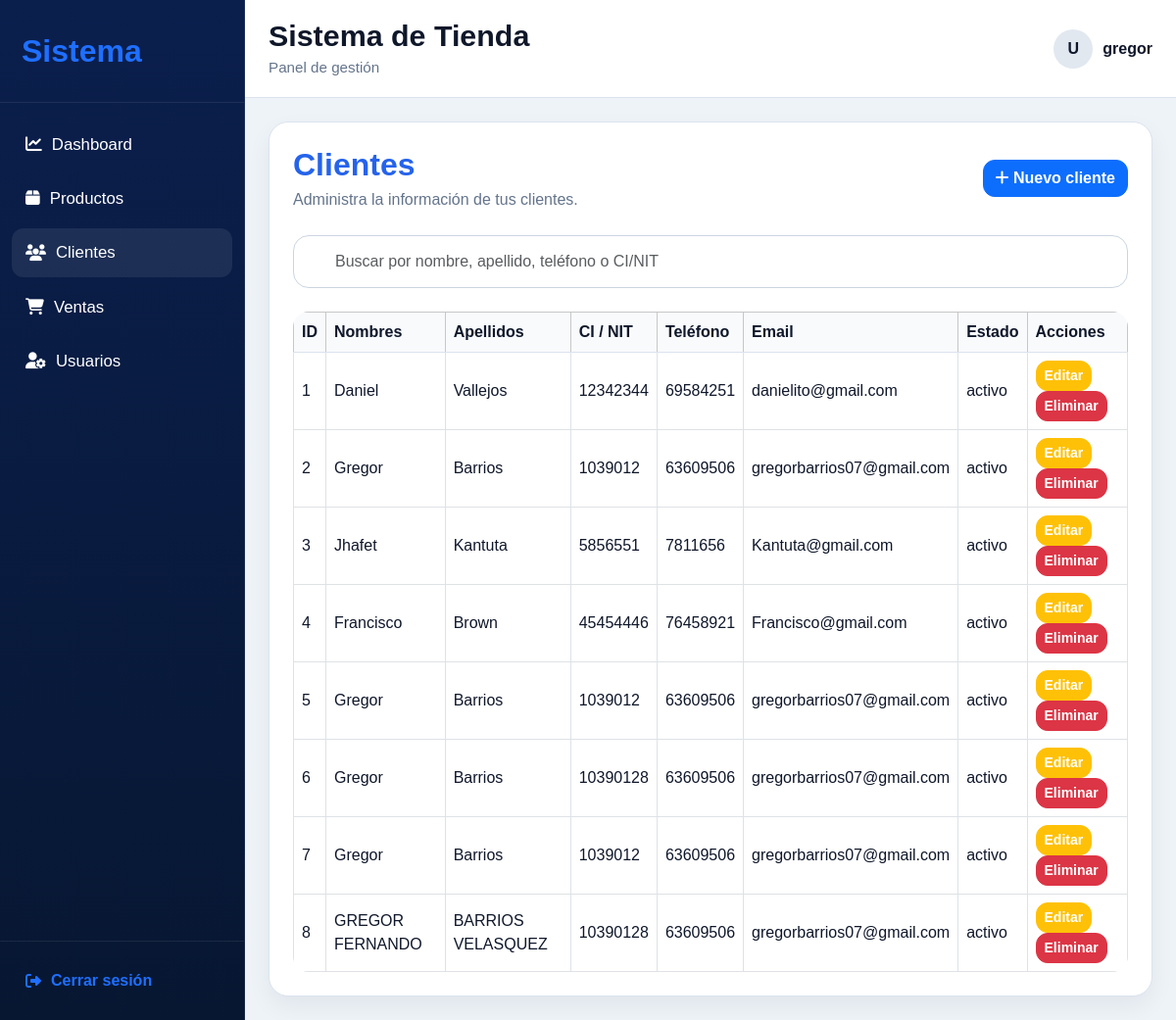
Screenshot of /tienda/clientes/ (signed in) with the database file from the repository.
### tienda/models.py (models this page shows, shortened)
class Cliente(models.Model):
    user = models.OneToOneField(User, on_delete=models.SET_NULL, null=True, blank=True)
    nombres = models.CharField(max_length=100)
    apellidos = models.CharField(max_length=100)
    ci_nit = models.CharField(max_length=30)
    telefono = models.CharField(max_length=30)
    email = models.EmailField(blank=True)
    direccion = models.TextField(blank=True)
    estado = models.CharField(max_length=20, default='activo')

### tienda/views.py (the view, shortened to what this page needs)
# urls.py: path('clientes/', views.clientes_list, name='clientes_list'),
@login_required
@user_passes_test(es_staff_o_superuser)
def clientes_list(request):
    q = request.GET.get('q', '').strip()
    clientes = Cliente.objects.all().order_by('id')
    if request.headers.get('x-requested-with') == 'XMLHttpRequest':
        return render(request, 'tienda/partials/clientes_table.html', {
            'clientes': clientes
        })
    return render(request, 'tienda/clientes_list.html', {
        'clientes': clientes,
        'q': q,
    })

### tienda/views.py (called while the page is built)
def es_staff_o_superuser(user):
    if not user.is_authenticated:
        return False
    if user.is_superuser or user.is_staff:
        return True
    if hasattr(user, 'perfil'):
        return user.perfil.rol in ['superuser', 'staff']
    return False

### templates/tienda/clientes_list.html (shortened to what this page needs)
{% extends 'base.html' %}
{% block content %}
<div class="page-card">
    <div class="d-flex justify-content-between align-items-center flex-wrap gap-3 mb-4">
        <div>
            <h2 class="section-title mb-1">Clientes</h2>
            <p class="section-subtitle mb-0">Administra la información de tus clientes.</p>
        </div>
        {% if user.is_superuser %}
        <a href="{% url 'cliente_create' %}" class="btn btn-primary">
            <i class="fa-solid fa-plus"></i> Nuevo cliente
        </a>
        {% endif %}
    </div>
    <form method="get" class="mb-4">
        <input
            type="text"
            name="q"
            id="clientes-search"
            value="{{ q }}"
            placeholder="Buscar por nombre, apellido, teléfono o CI/NIT"
            class="form-control"
            autocomplete="off"
        >
    </form>
    <div id="clientes-table-wrapper">
        {% include 'tienda/partials/clientes_table.html' %}
    </div>
</div>
{% endblock %}

### templates/base.html (shortened to what this page needs)
{% load static %}
<!DOCTYPE html>
<html lang="es">
<head>
    <link rel="stylesheet" href="https://cdn.jsdelivr.net/npm/bootstrap@5.3.3/dist/css/bootstrap.min.css">
    <link rel="stylesheet" href="https://cdnjs.cloudflare.com/ajax/libs/font-awesome/6.5.2/css/all.min.css">
    <link rel="stylesheet" href="{% static 'css/base.css' %}">
    <link rel="stylesheet" href="{% static 'css/dashboard.css' %}">
    <link rel="stylesheet" href="{% static 'css/productos.css' %}">
    <link rel="stylesheet" href="{% static 'css/forms.css' %}">
    <link rel="stylesheet" href="{% static 'css/catalogo.css' %}">
    <link rel="stylesheet" href="{% static 'css/factura.css' %}">
</head>
<body>
    {% with current_name=request.resolver_match.url_name %}
    <div class="app-shell">
        {% if user.is_authenticated and user.is_staff and current_name != 'catalogo_cliente' and current_name != 'detalle_producto_cliente' and current_name != 'carrito' and current_name != 'checkout' and current_name != 'factura_view' %}
        <aside class="sidebar">
            <div class="sidebar-brand">
                <a href="{% url 'dashboard' %}" class="brand-link">Sistema</a>
            </div>
            <nav class="sidebar-nav">
                <a href="{% url 'dashboard' %}" class="nav-link {% if current_name == 'dashboard' %}active{% endif %}">
                    <i class="fa-solid fa-chart-line"></i>
                    <span>Dashboard</span>
                </a>
                <a href="{% url 'productos_list' %}" class="nav-link ">
                    <i class="fa-solid fa-box"></i>
                    <span>Productos</span>
                </a>
                <a href="{% url 'clientes_list' %}" class="nav-link {% if current_name == 'clientes_list' or current_name == 'cliente_create' or current_name == 'cliente_update' or current_name == 'cliente_delete' %}active{% endif %}">
                    <i class="fa-solid fa-users"></i>
                    <span>Clientes</span>
                </a>
                <a href="{% url 'ventas_list' %}" class="nav-link {% if current_name == 'ventas_list' or current_name == 'venta_detail' %}active{% endif %}">
                    <i class="fa-solid fa-cart-shopping"></i>
                    <span>Ventas</span>
                </a>
                {% if user.is_superuser %}
                <a href="{% url 'usuarios_list' %}" class="nav-link {% if current_name == 'usuarios_list' or current_name == 'usuario_create' or current_name == 'usuario_update' or current_name == 'usuario_delete' %}active{% endif %}">
                    <i class="fa-solid fa-user-gear"></i>
                    <span>Usuarios</span>
                </a>
                {% endif %}
            </nav>
            <div class="sidebar-footer">
                <form method="post" action="{% url 'logout' %}">
                    <button type="submit" class="logout-btn border-0 bg-transparent w-100 text-start">
                        <i class="fa-solid fa-right-from-bracket"></i>
                        <span>Cerrar sesión</span>
                    </button>
                </form>
            </div>
        </aside>
        {% endif %}
        <div class="app-main">
            <header class="topbar">
                <div class="topbar-left">
                    <h1 class="topbar-title">Sistema de Tienda</h1>
                    <div class="topbar-subtitle">
                        {% if current_name == 'catalogo_cliente' or current_name == 'detalle_producto_cliente' or current_name == 'carrito' or current_name == 'checkout' or current_name == 'factura_view' %}
                            Catálogo público
                        {% elif user.is_authenticated and user.is_staff %}
                            Panel de gestión
                        {% else %}
                            Tienda en línea
                        {% endif %}
                    </div>
                </div>
                <div class="topbar-right">
                    {% if current_name == 'catalogo_cliente' or current_name == 'detalle_producto_cliente' or current_name == 'carrito' or current_name == 'checkout' or current_name == 'factura_view' %}
                        {% if user.is_authenticated %}
                            <a href="{% url 'carrito' %}" class="btn btn-warning btn-sm me-3">
                                <i class="fa-solid fa-cart-shopping"></i> Carrito
                            </a>
                            <div class="user-chip">
                                <div class="user-avatar">U</div>
                                <span class="user-name">{{ user.username }}</span>
                            </div>
                            <form method="post" action="{% url 'logout' %}" class="ms-2">
                                {% csrf_token %}
                                <button type="submit" class="btn btn-outline-danger btn-sm">
                                    <i class="fa-solid fa-right-from-bracket"></i> Salir
                                </button>
                            </form>
                        {% else %}
                            <a href="{% url 'login' %}" class="btn btn-primary btn-sm">
                                <i class="fa-solid fa-right-to-bracket"></i> Iniciar sesión
                            </a>
                        {% endif %}
                    {% else %}
                        {% if user.is_authenticated %}
                            <div class="user-chip">
                                <div class="user-avatar">U</div>
                                <span class="user-name">{{ user.username }}</span>
                            </div>
                        {% else %}
                            <a href="{% url 'login' %}" class="btn btn-primary btn-sm">
                                <i class="fa-solid fa-right-to-bracket"></i> Iniciar sesión
                            </a>
                        {% endif %}
                    {% endif %}
                </div>
            </header>
            <main class="content-area">
                {% block content %}{% endblock %}
            </main>
        </div>
    </div>
    {% endwith %}
</body>
</html>

### templates/tienda/partials/clientes_table.html
<div class="table-responsive">
    <table class="table table-bordered table-hover bg-white">
        <thead class="table-light">
            <tr>
                <th>ID</th>
                <th>Nombres</th>
                <th>Apellidos</th>
                <th>CI / NIT</th>
                <th>Teléfono</th>
                <th>Email</th>
                <th>Estado</th>
                {% if user.is_superuser %}
                <th>Acciones</th>
                {% endif %}
            </tr>
        </thead>
        <tbody>
            {% for cliente in clientes %}
            <tr>
                <td>{{ cliente.id }}</td>
                <td>{{ cliente.nombres }}</td>
                <td>{{ cliente.apellidos }}</td>
                <td>{{ cliente.ci_nit }}</td>
                <td>{{ cliente.telefono }}</td>
                <td>{{ cliente.email }}</td>
                <td>{{ cliente.estado }}</td>
                {% if user.is_superuser %}
                <td>
                    <a href="{% url 'cliente_update' cliente.pk %}" class="btn btn-sm btn-warning text-white">Editar</a>
                    <a href="{% url 'cliente_delete' cliente.pk %}" class="btn btn-sm btn-danger">Eliminar</a>
                </td>
                {% endif %}
            </tr>
            {% empty %}
            <tr>
                <td colspan="{% if user.is_superuser %}8{% else %}7{% endif %}" class="text-center">No hay clientes registrados.</td>
            </tr>
            {% endfor %}
        </tbody>
    </table>
</div>

### static/css/base.css (style rules this page uses)
html, body { margin: 0; padding: 0; min-height: 100%; font-family: Arial, Helvetica, sans-serif; background: #eef3f8; color: #0f172a; }
* { box-sizing: border-box; }
a { text-decoration: none; }
.app-shell { display: flex; min-height: 100vh; background: #eef3f8; }
.sidebar { width: 250px; min-width: 250px; background: linear-gradient(180deg, #0b1f4d 0%, #071732 100%); color: #ffffff; display: flex; flex-direction: column; border-right: 1px solid rgba(255, 255, 255, 0.08); }
.sidebar-brand { padding: 28px 22px; border-bottom: 1px solid rgba(255, 255, 255, 0.08); }
.brand-link { color: #1f6fff; font-size: 2rem; font-weight: 800; }
.sidebar-nav { display: flex; flex-direction: column; gap: 6px; padding: 18px 12px; }
.nav-link { display: flex; align-items: center; gap: 10px; color: #ffffff; padding: 12px 14px; border-radius: 12px; font-size: 1.05rem; transition: background 0.2s ease; }
.nav-link:hover, .nav-link.active { background: rgba(255, 255, 255, 0.08); color: #ffffff; }
.sidebar-footer { margin-top: auto; padding: 16px 12px; border-top: 1px solid rgba(255, 255, 255, 0.08); }
.logout-btn { display: flex; align-items: center; gap: 10px; color: #1f6fff; font-weight: 700; padding: 12px 14px; }
.app-main { flex: 1; min-width: 0; display: flex; flex-direction: column; background: #eef3f8; }
.topbar { background: #ffffff; border-bottom: 1px solid #dbe3ee; padding: 18px 24px; display: flex; justify-content: space-between; align-items: center; gap: 16px; }
.topbar-title { margin: 0; font-size: 1.9rem; font-weight: 800; color: #0f172a; }
.topbar-subtitle { color: #64748b; margin-top: 4px; font-size: 0.95rem; }
.topbar-right { display: flex; align-items: center; gap: 12px; }
.user-chip { display: flex; align-items: center; gap: 10px; color: #0f172a; font-weight: 600; }
.user-avatar { width: 40px; height: 40px; border-radius: 999px; background: #e2e8f0; color: #0f172a; display: flex; align-items: center; justify-content: center; font-weight: 800; }
.content-area { padding: 24px; flex: 1; background: #eef3f8; overflow: auto; }
.page-card { display: block !important; visibility: visible !important; opacity: 1 !important; background: #ffffff !important; color: #0f172a !important; border: 1px solid #dbe3ee; border-radius: 20px; box-shadow: 0 10px 25px rgba(15, 23, 42, 0.06); padding: 24px; }
.page-card * { visibility: visible !important; opacity: 1 !important; }
.section-title { font-size: 2rem; font-weight: 800; color: #2563eb; margin: 0; }
.section-subtitle { color: #64748b; font-size: 1rem; }
.search-input, .form-control { width: 100%; border: 1px solid #cbd5e1; border-radius: 16px; padding: 14px 16px 14px 42px; background: #ffffff; color: #0f172a; }
.table-responsive, .table-wrap { display: block !important; visibility: visible !important; opacity: 1 !important; background: #ffffff; border-radius: 16px; overflow: auto; }
.table { margin-bottom: 0; color: #0f172a !important; background: #ffffff !important; }
.table thead th { background: #f8fafc !important; color: #0f172a !important; font-weight: 700; border-bottom: 1px solid #dbe3ee; }
.table td, .table th { vertical-align: middle; color: #0f172a !important; background: #ffffff !important; }
.btn { border-radius: 12px; font-weight: 600; }

### rows the page displays
Cliente: id "1", nombres "Daniel", apellidos "Vallejos", ci_nit "12342344", telefono "69584251", email "danielito@gmail.com", estado "activo"
Cliente: id "2", nombres "Gregor", apellidos "Barrios", ci_nit "1039012", telefono "63609506", email "gregorbarrios07@gmail.com", estado "activo"
Cliente: id "3", nombres "Jhafet", apellidos "Kantuta", ci_nit "5856551", telefono "7811656", email "Kantuta@gmail.com", estado "activo"
Cliente: id "4", nombres "Francisco", apellidos "Brown", ci_nit "45454446", telefono "76458921", email "Francisco@gmail.com", estado "activo"
Cliente: id "5", nombres "Gregor", apellidos "Barrios", ci_nit "1039012", telefono "63609506", email "gregorbarrios07@gmail.com", estado "activo"
Cliente: id "6", nombres "Gregor", apellidos "Barrios", ci_nit "10390128", telefono "63609506", email "gregorbarrios07@gmail.com", estado "activo"
Cliente: id "7", nombres "Gregor", apellidos "Barrios", ci_nit "1039012", telefono "63609506", email "gregorbarrios07@gmail.com", estado "activo"
Cliente: id "8", nombres "GREGOR FERNANDO", apellidos "BARRIOS VELASQUEZ", ci_nit "10390128", telefono "63609506", email "gregorbarrios07@gmail.com", estado "activo"

### other values shown
{{ user.username }} "gregor"
